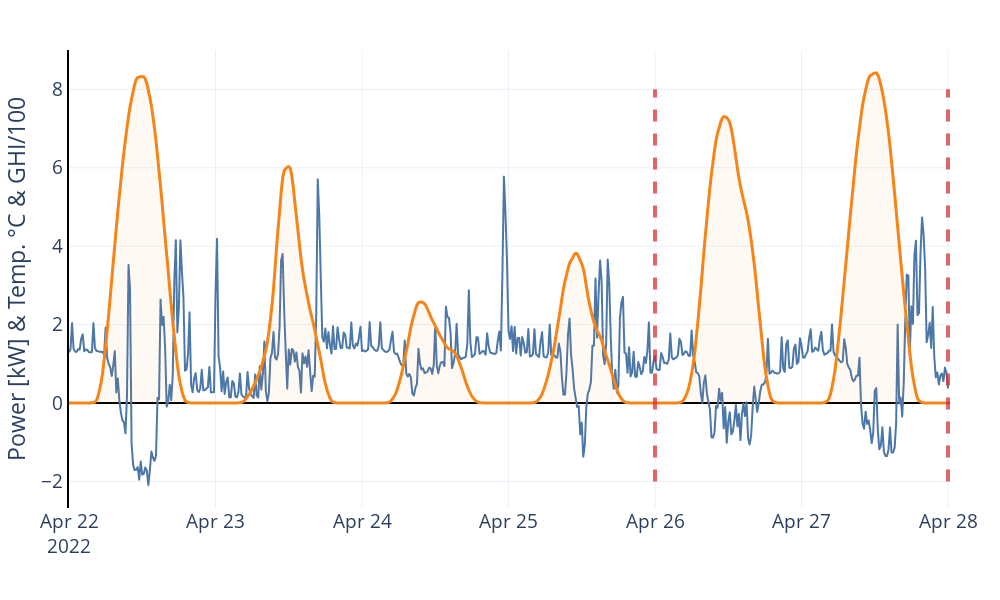

Source (notebook cell):
### Markdown cell above
# Test three models 
- nothing, 
- ghi regressor, 
- autoregressors + ghi + hours)

### Code cell
_start = end_training + deltat
_end = _start + nb_horizon * (horizon + deltat)
fig = px.line(df.loc[_start-timedelta(days=4):_end, ["netload_kw", "ghi"]])

fig.data[0].update(line_width=2)
fig.data[-1].update(line_width=3, fill="tozeroy", fillcolor="rgba(255, 127, 14, 0.05)")

# Red dashed line
fig.add_shape(
 type='line',
 x0=end_training + deltat,
 x1=end_training + deltat, y0=-2, y1=8,
 line={'dash': 'dash', 'width': 4,
       'color': 'rgba(214, 39, 40, 0.7)'})

fig.add_shape(
 type='line',
 x0=end_training + deltat + nb_horizon * (deltat + horizon),
 x1=end_training + deltat + nb_horizon * (deltat + horizon),
 y0=-2, y1=8,
 line={'dash': 'dash', 'width': 4,
       'color': 'rgba(214, 39, 40, 0.7)'})

fig.update_layout(
    layout,
    height=600,
    width=1000,
    showlegend=False,
    legend_title="",
    xaxis_title="",
    yaxis_title="Power [kW] & Temp. °C & GHI/100",
    yaxis_showline=True, yaxis_linewidth=2, yaxis_linecolor='black',
    xaxis_showline=False, xaxis_linewidth=2, xaxis_linecolor='black',
    xaxis_tickangle=0)
fig.show()
fig.write_image("results/maison4.svg")

### Figure 1 — Plotly figure (JSON) as saved in the notebook; plotly's stock layout.template omitted (floating-point values rounded to 4 significant figures; data arrays with more than 128 entries replaced by an {"elided": "..."} marker saying what was removed)
{"data": [{"hovertemplate": "variable=netload_kw<br>index=%{x}<br>value=%{y}<extra></extra>", "legendgroup": "netload_kw", "line": {"color": "#4C78A8", "dash": "solid", "width": 2}, "marker": {"symbol": "circle"}, "mode": "lines", "name": "netload_kw", "showlegend": true, "type": "scattergl", "x": {"elided": "577 str values"}, "xaxis": "x", "y": {"elided": "577 float values"}, "yaxis": "y"}, {"fill": "tozeroy", "fillcolor": "rgba(255, 127, 14, 0.05)", "hovertemplate": "variable=ghi<br>index=%{x}<br>value=%{y}<extra></extra>", "legendgroup": "ghi", "line": {"color": "#F58518", "dash": "solid", "width": 3}, "marker": {"symbol": "circle"}, "mode": "lines", "name": "ghi", "showlegend": true, "type": "scattergl", "x": {"elided": "577 str values"}, "xaxis": "x", "y": {"elided": "577 float values"}, "yaxis": "y"}], "layout": {"font": {"size": 19}, "height": 600, "legend": {"title": {"text": ""}, "tracegroupgap": 0}, "margin": {"b": 10, "l": 20, "r": 50, "t": 50}, "shapes": [{"line": {"color": "rgba(214, 39, 40, 0.7)", "dash": "dash", "width": 4}, "type": "line", "x0": "2022-04-26T00:00:00+00:00", "x1": "2022-04-26T00:00:00+00:00", "y0": -2, "y1": 8}, {"line": {"color": "rgba(214, 39, 40, 0.7)", "dash": "dash", "width": 4}, "type": "line", "x0": "2022-04-28T00:00:00+00:00", "x1": "2022-04-28T00:00:00+00:00", "y0": -2, "y1": 8}], "showlegend": false, "width": 1000, "xaxis": {"anchor": "y", "autorange": true, "domain": [0, 1], "linecolor": "black", "linewidth": 2, "range": ["2022-04-22", "2022-04-28 00:19:50.3559"], "showline": false, "tickangle": 0, "title": {"text": ""}, "type": "date", "zerolinecolor": "black", "zerolinewidth": 2}, "yaxis": {"anchor": "x", "autorange": true, "domain": [0, 1], "linecolor": "black", "linewidth": 2, "range": [-2.678, 9.003], "showline": true, "title": {"text": "Power [kW] & Temp. °C & GHI/100"}, "type": "linear", "zerolinecolor": "black", "zerolinewidth": 2}}}
